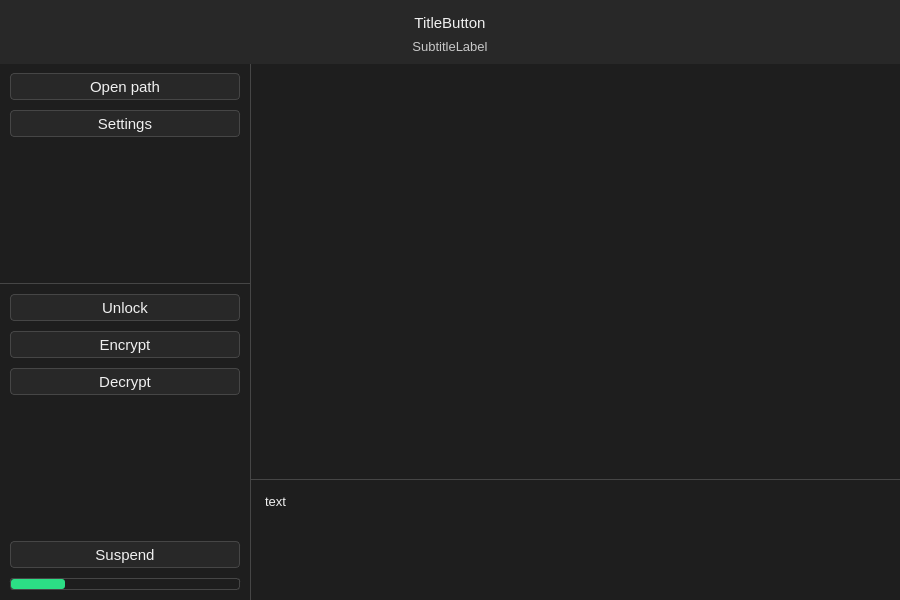
<?xml version="1.0" encoding="UTF-8"?>
<ui version="4.0">
 <class>VaultViewWindow</class>
 <widget class="QMainWindow" name="VaultViewWindow">
  <property name="geometry">
   <rect>
    <x>0</x>
    <y>0</y>
    <width>900</width>
    <height>600</height>
   </rect>
  </property>
  <property name="sizePolicy">
   <sizepolicy hsizetype="Preferred" vsizetype="Preferred">
    <horstretch>0</horstretch>
    <verstretch>0</verstretch>
   </sizepolicy>
  </property>
  <property name="windowTitle">
   <string>MainWindow</string>
  </property>
  <property name="styleSheet">
   <string notr="true">QMainWindow{
	background: rgb(30, 30, 30);
}

QWidget{
	background: rgb(30, 30, 30);
	color: rgb(240, 240, 240);
	font: 12pt &quot;Arial&quot;;
}QWidget::disabled{
	color: rgb(150, 150, 150);
}

/* button */
QPushButton{
	font: 11pt;
	min-width: 100px;
	min-height: 25px;
	background: rgb(40, 40, 40);
	border: 1px solid rgb(70, 70, 70);
	border-radius: 4px;
}QPushButton:hover{
	background: rgb(60, 60, 60);
}
QPushButton::pressed{
	background: rgb(40, 40, 40);
}

/* label */
QLabel{
	background: transparent;
}
#line{
	background: rgb(70, 70, 70);
	border: 0;
	max-width:1px;
	min-width:1px;
}#line_2, #line_3{
	background: rgb(70, 70, 70);
	border: 0px;
	max-height:1px;
	min-height:1px;
}

QScrollBar:vertical {
    border: none;
    background: rgb(30, 30, 30);
    width: 12px;
}
QScrollBar:horizontal{
	border: none;
    background: rgb(30, 30, 30);
    height: 12px;
}
QScrollBar::handle:horizontal{
    background: rgb(40, 40, 40);
    min-width: 20px;
	border-radius: 5px;
}
QScrollBar::handle:vertical {
    background: rgb(40, 40, 40);
    min-height: 20px;
	border-radius: 5px;
}

QScrollBar::handle:hover {
    background: rgb(55, 55, 55);
}

QScrollBar::add-line, 
QScrollBar::sub-line {
	height:0px;
	width:0px;
    background: none;
}
QScrollBar::add-page, 
QScrollBar::sub-page {
    height:0px;
	width:0px;
    background: none;
}



</string>
  </property>
  <widget class="QWidget" name="centralwidget">
   <layout class="QGridLayout" name="gridLayout">
    <property name="leftMargin">
     <number>0</number>
    </property>
    <property name="topMargin">
     <number>0</number>
    </property>
    <property name="rightMargin">
     <number>0</number>
    </property>
    <property name="bottomMargin">
     <number>0</number>
    </property>
    <property name="spacing">
     <number>0</number>
    </property>
    <item row="1" column="0" rowspan="4">
     <widget class="QWidget" name="EncryptionLayoutWidget" native="true">
      <property name="sizePolicy">
       <sizepolicy hsizetype="Expanding" vsizetype="Preferred">
        <horstretch>0</horstretch>
        <verstretch>0</verstretch>
       </sizepolicy>
      </property>
      <property name="minimumSize">
       <size>
        <width>0</width>
        <height>0</height>
       </size>
      </property>
      <property name="maximumSize">
       <size>
        <width>250</width>
        <height>16777215</height>
       </size>
      </property>
      <property name="styleSheet">
       <string notr="true">QPushButton{
	margin: 0px 10px;
}
QProgressBar{
	margin: 0px 10px;
	border: 1px solid rgb(70, 70, 70);
	border-radius: 3px;
	max-height: 10px;
	min-height: 10px;
}QProgressBar::chunk{
	background: rgb(44, 222, 133);
	border-radius: 3px;
}</string>
      </property>
      <layout class="QVBoxLayout" name="verticalLayout_2">
       <property name="spacing">
        <number>10</number>
       </property>
       <property name="leftMargin">
        <number>0</number>
       </property>
       <property name="rightMargin">
        <number>0</number>
       </property>
       <property name="bottomMargin">
        <number>10</number>
       </property>
       <item>
        <widget class="QPushButton" name="openPathButton">
         <property name="text">
          <string>Open path</string>
         </property>
        </widget>
       </item>
       <item>
        <widget class="QPushButton" name="settingsButton">
         <property name="text">
          <string>Settings</string>
         </property>
        </widget>
       </item>
       <item>
        <spacer name="verticalSpacer_2">
         <property name="orientation">
          <enum>Qt::Orientation::Vertical</enum>
         </property>
         <property name="sizeHint" stdset="0">
          <size>
           <width>20</width>
           <height>40</height>
          </size>
         </property>
        </spacer>
       </item>
       <item>
        <widget class="Line" name="line_3">
         <property name="orientation">
          <enum>Qt::Orientation::Horizontal</enum>
         </property>
        </widget>
       </item>
       <item>
        <widget class="QPushButton" name="unlockButton">
         <property name="text">
          <string>Unlock</string>
         </property>
        </widget>
       </item>
       <item>
        <widget class="QPushButton" name="encryptButton">
         <property name="enabled">
          <bool>true</bool>
         </property>
         <property name="text">
          <string>Encrypt</string>
         </property>
        </widget>
       </item>
       <item>
        <widget class="QPushButton" name="decryptButton">
         <property name="text">
          <string>Decrypt</string>
         </property>
        </widget>
       </item>
       <item>
        <spacer name="verticalSpacer">
         <property name="orientation">
          <enum>Qt::Orientation::Vertical</enum>
         </property>
         <property name="sizeHint" stdset="0">
          <size>
           <width>20</width>
           <height>40</height>
          </size>
         </property>
        </spacer>
       </item>
       <item>
        <widget class="QPushButton" name="suspendButton">
         <property name="text">
          <string>Suspend</string>
         </property>
        </widget>
       </item>
       <item>
        <widget class="QProgressBar" name="progressBar">
         <property name="value">
          <number>24</number>
         </property>
         <property name="textVisible">
          <bool>false</bool>
         </property>
         <property name="orientation">
          <enum>Qt::Orientation::Horizontal</enum>
         </property>
         <property name="invertedAppearance">
          <bool>false</bool>
         </property>
         <property name="textDirection">
          <enum>QProgressBar::Direction::TopToBottom</enum>
         </property>
         <property name="format">
          <string/>
         </property>
        </widget>
       </item>
      </layout>
     </widget>
    </item>
    <item row="4" column="2">
     <widget class="QTextBrowser" name="terminalTextBrowser">
      <property name="styleSheet">
       <string notr="true">max-height: 100px;
padding: 10px 10px;
border: 0px;</string>
      </property>
      <property name="verticalScrollBarPolicy">
       <enum>Qt::ScrollBarPolicy::ScrollBarAsNeeded</enum>
      </property>
      <property name="html">
       <string>&lt;!DOCTYPE HTML PUBLIC &quot;-//W3C//DTD HTML 4.0//EN&quot; &quot;http://www.w3.org/TR/REC-html40/strict.dtd&quot;&gt;
&lt;html&gt;&lt;head&gt;&lt;meta name=&quot;qrichtext&quot; content=&quot;1&quot; /&gt;&lt;meta charset=&quot;utf-8&quot; /&gt;&lt;style type=&quot;text/css&quot;&gt;
p, li { white-space: pre-wrap; }
hr { height: 1px; border-width: 0; }
li.unchecked::marker { content: &quot;\2610&quot;; }
li.checked::marker { content: &quot;\2612&quot;; }
&lt;/style&gt;&lt;/head&gt;&lt;body style=&quot; font-family:'Arial'; font-size:12pt; font-weight:400; font-style:normal;&quot;&gt;
&lt;p style=&quot; margin-top:0px; margin-bottom:0px; margin-left:0px; margin-right:0px; -qt-block-indent:0; text-indent:0px;&quot;&gt;&lt;span style=&quot; font-family:'Segoe UI'; font-size:10pt;&quot;&gt;text&lt;/span&gt;&lt;/p&gt;
&lt;p style=&quot;-qt-paragraph-type:empty; margin-top:0px; margin-bottom:0px; margin-left:0px; margin-right:0px; -qt-block-indent:0; text-indent:0px; font-family:'Segoe UI'; font-size:10pt;&quot;&gt;&lt;br /&gt;&lt;/p&gt;&lt;/body&gt;&lt;/html&gt;</string>
      </property>
     </widget>
    </item>
    <item row="3" column="2">
     <widget class="Line" name="line_2">
      <property name="orientation">
       <enum>Qt::Orientation::Horizontal</enum>
      </property>
     </widget>
    </item>
    <item row="2" column="2">
     <widget class="FileListView" name="fileListView">
      <property name="cursor" stdset="0">
       <cursorShape>ArrowCursor</cursorShape>
      </property>
      <property name="styleSheet">
       <string notr="true">QListView{
padding: 10px 10px;
border: 0px;
}
QListView:focus{
 	outline: none;
}
QListView::item:selected {
    background: #0078d7; 
	color: white;
}
QListView::item:selected:!active {
    background: #0078d7;
	color: white;
}
</string>
      </property>
      <property name="editTriggers">
       <set>QAbstractItemView::EditTrigger::NoEditTriggers</set>
      </property>
     </widget>
    </item>
    <item row="0" column="0" colspan="3">
     <widget class="QWidget" name="verticalWidget" native="true">
      <property name="styleSheet">
       <string notr="true">QWidget{
	background: rgb(40, 40, 40);
}
QPushButton{
	min-width: 0px;
	font: 700 18pt &quot;Arial&quot;;
	border: 0px;
}QPushButton:hover{
	color: rgb(44, 222, 133);
}QPushButton::pressed{
	color: rgb(240, 240, 240);
}
#titleLabel{
	font: 700 18pt &quot;Arial&quot;;
}
#subtitleLabel{
	font: 10pt;
	color: rgb(200, 200, 200);
}
</string>
      </property>
      <layout class="QGridLayout" name="gridLayout_2">
       <property name="leftMargin">
        <number>0</number>
       </property>
       <property name="topMargin">
        <number>10</number>
       </property>
       <property name="rightMargin">
        <number>0</number>
       </property>
       <property name="bottomMargin">
        <number>10</number>
       </property>
       <property name="spacing">
        <number>4</number>
       </property>
       <item row="0" column="1">
        <widget class="QPushButton" name="titleButton">
         <property name="minimumSize">
          <size>
           <width>0</width>
           <height>25</height>
          </size>
         </property>
         <property name="text">
          <string>TitleButton</string>
         </property>
        </widget>
       </item>
       <item row="0" column="0">
        <spacer name="horizontalSpacer">
         <property name="orientation">
          <enum>Qt::Orientation::Horizontal</enum>
         </property>
         <property name="sizeHint" stdset="0">
          <size>
           <width>40</width>
           <height>20</height>
          </size>
         </property>
        </spacer>
       </item>
       <item row="0" column="2">
        <spacer name="horizontalSpacer_2">
         <property name="orientation">
          <enum>Qt::Orientation::Horizontal</enum>
         </property>
         <property name="sizeHint" stdset="0">
          <size>
           <width>40</width>
           <height>20</height>
          </size>
         </property>
        </spacer>
       </item>
       <item row="1" column="0" colspan="3">
        <widget class="QLabel" name="subtitleLabel">
         <property name="text">
          <string>SubtitleLabel</string>
         </property>
         <property name="alignment">
          <set>Qt::AlignmentFlag::AlignCenter</set>
         </property>
        </widget>
       </item>
      </layout>
     </widget>
    </item>
    <item row="1" column="1" rowspan="4">
     <widget class="Line" name="line">
      <property name="cursor">
       <cursorShape>SizeHorCursor</cursorShape>
      </property>
      <property name="frameShadow">
       <enum>QFrame::Shadow::Plain</enum>
      </property>
      <property name="lineWidth">
       <number>1</number>
      </property>
      <property name="orientation">
       <enum>Qt::Orientation::Vertical</enum>
      </property>
     </widget>
    </item>
   </layout>
  </widget>
 </widget>
 <customwidgets>
  <customwidget>
   <class>FileListView</class>
   <extends>QListView</extends>
   <header>src/widgets/FileListView.hpp</header>
  </customwidget>
 </customwidgets>
 <resources/>
 <connections/>
</ui>
